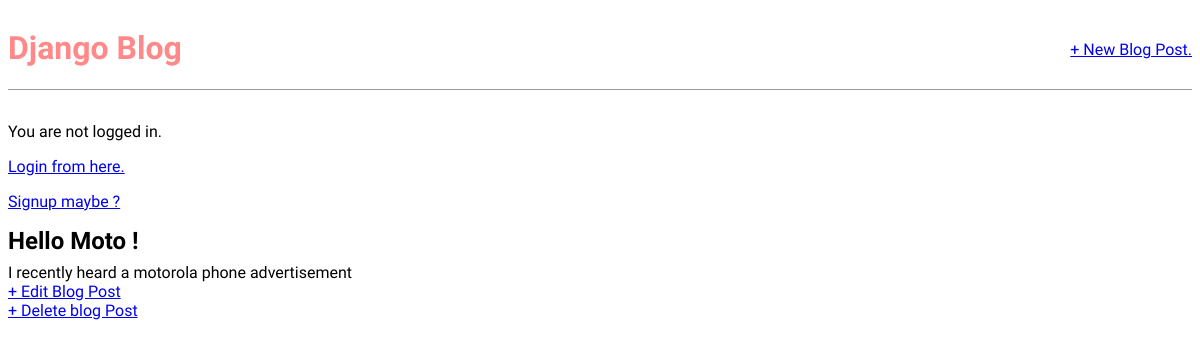
The app's page /post/4/ with its own data.
### blog/models.py (models this page shows, shortened)
class Post(models.Model):
  title = models.CharField(max_length=100)
  author = models.ForeignKey("auth.User",on_delete=models.CASCADE)
  body = models.TextField()
  def get_absolute_url(self):
    return reverse("post_detail",kwargs={"pk":self.pk})

### blog/views.py (the view)
# urls.py: path("post/<int:pk>/",BlogDetailView.as_view(),name="post_detail"),
class BlogDetailView(DetailView):
  model = Post
  template_name = "post_detail.html"

### templates/post_detail.html
{% extends "base.html" %}
{% block content %}
<div class="post-entry">
  <h2>{{post.title}}</h2>
  <p>{{post.body}}</p>
  <a href="{{post.get_absolute_url}}edit">+ Edit Blog Post</a>
  <p><a href="{{post.get_absolute_url}}delete">+ Delete blog Post</a></p>
</div>
{% endblock %}

### static/css/base.css (style rules this page uses)
body { font-family: 'Source Sans 3',sans-serif; font-size:16px; }
.post-entry { margin-bottom:2rem; }
.post-entry h2 { margin:0.5rem 0; }
.post-entry p { margin: 0; font-weight: 400; }

### records on screen
Post: title "Hello Moto !", body "I recently heard a motorola phone advertisement"
